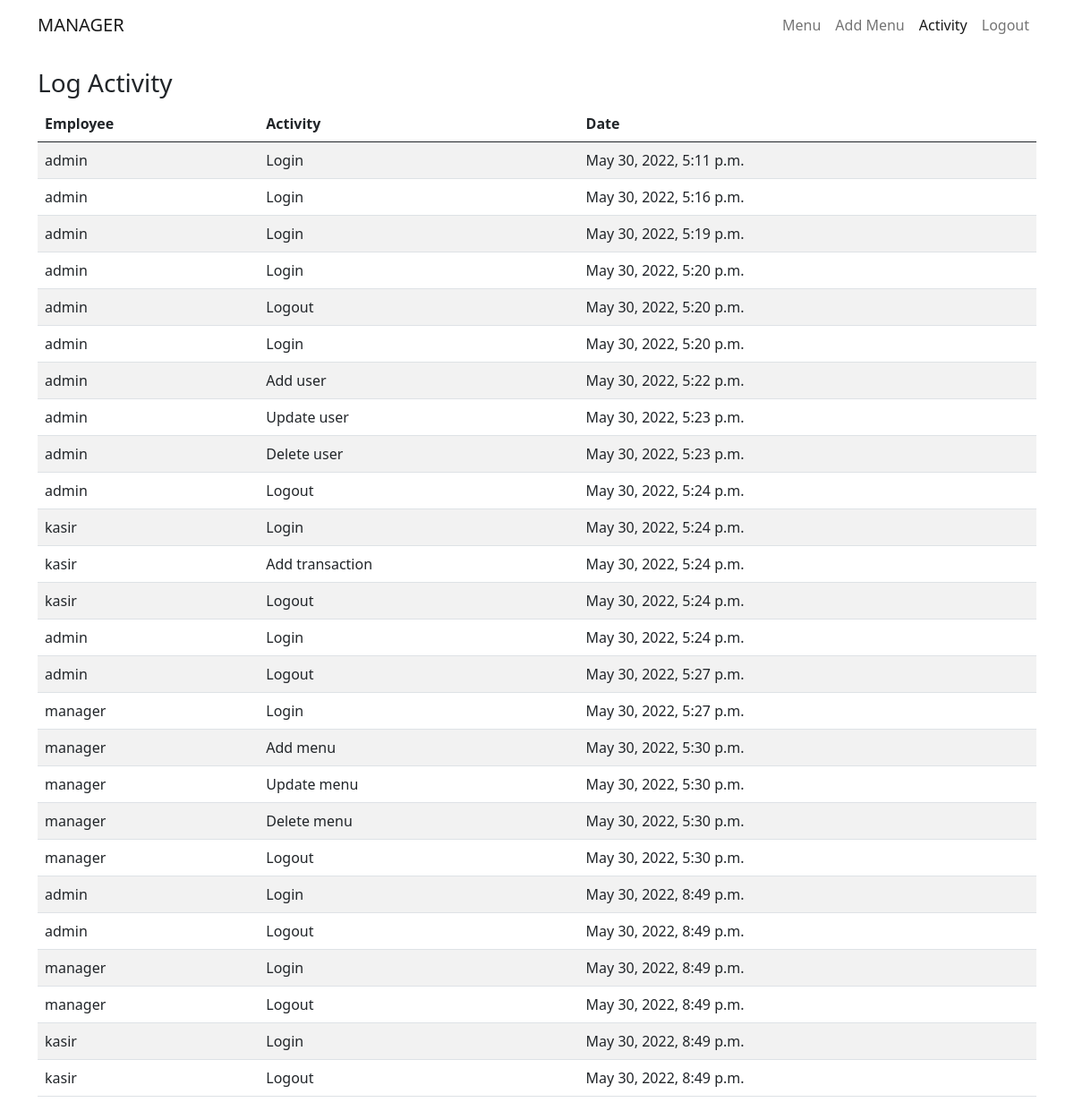
The app's page /menu/activity/ with its own data.
### log/models.py (models this page shows, shortened)
class Log(models.Model):
    user = models.ForeignKey(User, on_delete=models.CASCADE, null=True, blank=True)
    activity = models.CharField(max_length=200)
    date = models.DateTimeField(default=timezone.now)

### adminpage/models.py (models this page shows, shortened)
class User(AbstractUser):
    roles = (
        ('Admin', 'Admin'),
        ('Manager', 'Manager'),
        ('Kasir', 'Kasir'),
    )
    role = models.CharField(max_length=200, choices=roles, null=True, blank=True)

### menu/views.py (the view)
# urls.py: path('activity/', views.logmanager, name='logmanager'),
def logmanager(request):
    log = Log.objects.all()
    context = {'log' : log}
    return render(request, 'logmanager.html', context)

### menu/templates/logmanager.html (shortened to what this page needs)
<!doctype html>
<html lang="en">
  <head>
    <link href="https://cdn.jsdelivr.net/npm/bootstrap@5.0.2/dist/css/bootstrap.min.css" rel="stylesheet">
  </head>
  <body>
    <section id="navbar">
    <nav class="navbar navbar-expand-lg navbar-light">
        <div class="container">
          <a class="navbar-brand" href="#">MANAGER</a>
          <div class="collapse navbar-collapse" id="navbarSupportedContent">
            <ul class="navbar-nav ms-auto mb-2 mb-lg-0">
              <li class="nav-item">
                <a class="nav-link" aria-current="page" href="{% url 'menu' %}">Menu</a>
              </li>
              <li class="nav-item">
                <a class="nav-link" aria-current="page" href="{% url 'addmenu' %}">Add Menu</a>
              </li>
              <li class="nav-item">
                <a class="nav-link active" aria-current="page" href="#">Activity</a>
              </li>
              <li class="nav-item">
                <a class="nav-link" aria-current="page" href="{% url 'logout' %}">Logout</a>
              </li>
            </ul>
          </div>
        </div>
      </nav>
    </section>
    <section id="user">
        <div class="container">
            <div class="row justify-content-center">
                <div class="col-md">
                    <h3>Log Activity</h3>
                    <table class="table table-striped">
                        <thead>
                          <tr>
                            <th scope="col">Employee</th>
                            <th scope="col">Activity</th>
                            <th scope="col">Date</th>
                          </tr>
                        </thead>
                        <tbody>
                            <tr>
                                {% for log in log %}
                                <td>{{log.user}}</td>
                                <td>{{log.activity}}</td>
                                <td>{{log.date}}</td>
                              </tr>
                              {% endfor %}
                        </tbody>
                      </table>
                </div>
            </div>
        </div>
    </section>
  </body>
</html>

### menu/templates/logmanager.html (style rules this page uses)
#user { margin-top: 20px; }

### records on screen
Log: user "admin", activity "Login", date "May 30, 2022, 5:11 p.m."
Log: user "admin", activity "Login", date "May 30, 2022, 5:16 p.m."
Log: user "admin", activity "Login", date "May 30, 2022, 5:19 p.m."
Log: user "admin", activity "Login", date "May 30, 2022, 5:20 p.m."
Log: user "admin", activity "Logout", date "May 30, 2022, 5:20 p.m."
Log: user "admin", activity "Login", date "May 30, 2022, 5:20 p.m."
Log: user "admin", activity "Add user", date "May 30, 2022, 5:22 p.m."
Log: user "admin", activity "Update user", date "May 30, 2022, 5:23 p.m."
Log: user "admin", activity "Delete user", date "May 30, 2022, 5:23 p.m."
Log: user "admin", activity "Logout", date "May 30, 2022, 5:24 p.m."
Log: user "kasir", activity "Login", date "May 30, 2022, 5:24 p.m."
Log: user "kasir", activity "Add transaction", date "May 30, 2022, 5:24 p.m."
Log: user "kasir", activity "Logout", date "May 30, 2022, 5:24 p.m."
Log: user "admin", activity "Login", date "May 30, 2022, 5:24 p.m."
Log: user "admin", activity "Logout", date "May 30, 2022, 5:27 p.m."
Log: user "manager", activity "Login", date "May 30, 2022, 5:27 p.m."
Log: user "manager", activity "Add menu", date "May 30, 2022, 5:30 p.m."
Log: user "manager", activity "Update menu", date "May 30, 2022, 5:30 p.m."
Log: user "manager", activity "Delete menu", date "May 30, 2022, 5:30 p.m."
Log: user "manager", activity "Logout", date "May 30, 2022, 5:30 p.m."
Log: user "admin", activity "Login", date "May 30, 2022, 8:49 p.m."
Log: user "admin", activity "Logout", date "May 30, 2022, 8:49 p.m."
Log: user "manager", activity "Login", date "May 30, 2022, 8:49 p.m."
Log: user "manager", activity "Logout", date "May 30, 2022, 8:49 p.m."
Log: user "kasir", activity "Login", date "May 30, 2022, 8:49 p.m."
Log: user "kasir", activity "Logout", date "May 30, 2022, 8:49 p.m."
